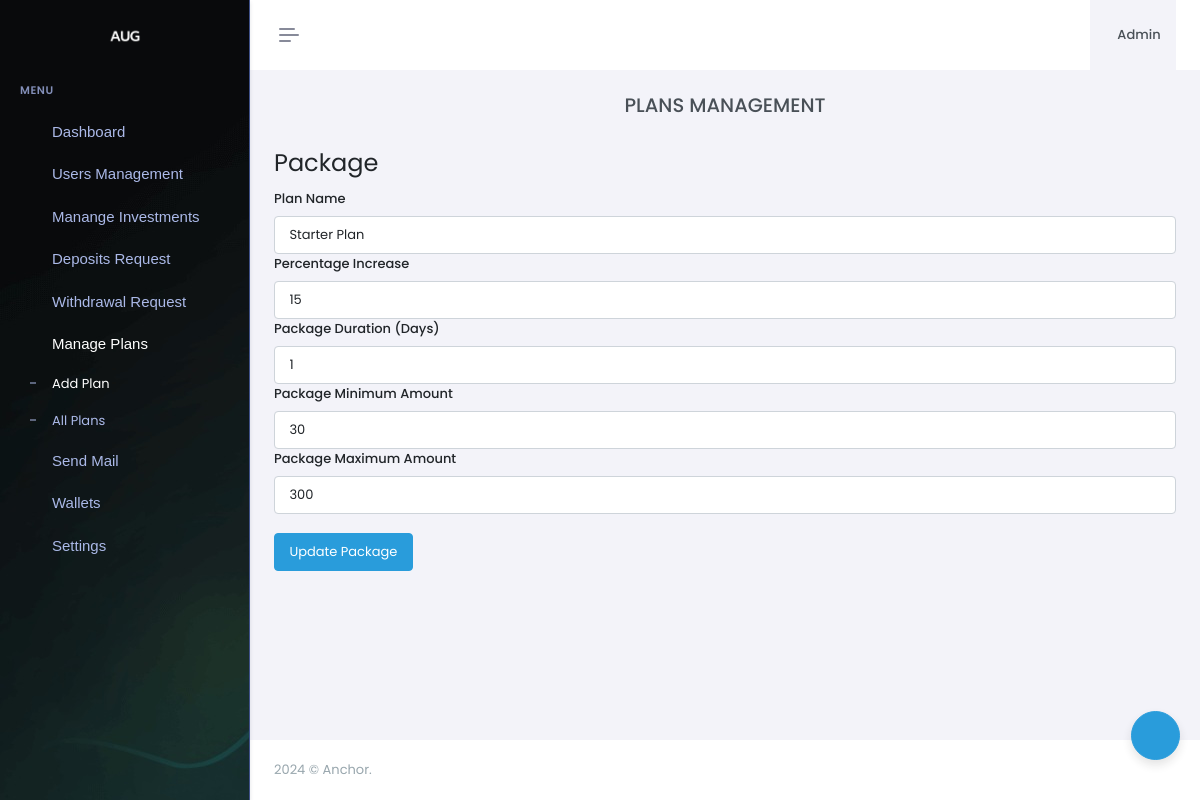
Page /uadmin/addpackages.php?id=5 (signed in) on the committed database.
### tables this page shows
CREATE TABLE `package1` (
  `id` int(6) NOT NULL,
  `pname` varchar(122) NOT NULL,
  `increase` double NOT NULL,
  `duration` int(11) NOT NULL,
  `min_amt` varchar(255) NOT NULL,
  `max_amt` varchar(255) NOT NULL
);

CREATE TABLE `settings` (
  `id` int(11) NOT NULL,
  `sitename` varchar(255) NOT NULL,
  `siteurl` varchar(255) NOT NULL,
  `sitemail` varchar(255) NOT NULL,
  `ref_bonus` varchar(255) NOT NULL,
  `btc_wallet` varchar(255) NOT NULL
);

### config/config.php (called while the page is built, shortened)
<?php
include 'db.php';
	$select = mysqli_query($link, "SELECT * FROM settings WHERE id = '1' ");
	if (mysqli_num_rows($select) > 0) {
		$row = mysqli_fetch_assoc($select);
		$sitename = $row['sitename'];
	}
?>

### config/functions.php (called while the page is built, shortened)
<?php
include 'config.php';
?>

### uadmin/addpackages.php (the view, shortened to what this page needs)
<?php
include 'header.php';
    $pdname = "";
   $pdincrease = "";
   $pdduration ="";
   $pdfroms = "";
   $pdtos = "";
   $vid = "";
?>
<div class="page-content">
    <div class="container-fluid">
    	<h4 align="center"><i class="fa fa-gears"></i> PLANS MANAGEMENT</h4>
	<?php
	  if(isset($_GET['id']) && $_GET['id'] !=''){
	    $vid= "yes";
	    $id = $link->real_escape_string( $_GET['id']);
	$sql1= "SELECT * FROM package1 WHERE id = '$id'";
	  $result1 = mysqli_query($link,$sql1);
	  if(mysqli_num_rows($result1) > 0){
	   $row = mysqli_fetch_assoc($result1);
	   $pdname = $row['pname'];
	   $pdincrease = $row['increase'];
	   $pdduration = $row['duration'];
	   $pdfroms = $row['min_amt'];
     $pdtos = $row['max_amt'];
	  }
	  }
	?>
	<form class="form-horizontal" action="addpackages.php" method="POST" >
           <legend>Package</legend>
     <div class="form-group">
       <label> Plan Name </label>
        <input type="text" name="pname" placeholder="Package Name" value="<?php echo $pdname;?>" class="form-control">
        </div>
       <div class="form-group">
       <label> Percentage Increase </label>
        <input type="text"  name="increase" placeholder="Percentage Increase" value="<?php echo $pdincrease;?>"  class="form-control">
      </div>
      <div class="form-group">
      <label> Package Duration (Days) </label>
        <input type="text"  name="duration" placeholder="Package Duration" value="<?php echo $pdduration;?>"  class="form-control">
      </div>
        <div class="form-group">
        <label> Package Minimum Amount </label>
        <input type="text"  name="froms" placeholder="Package Amount"  value="<?php echo $pdfroms;?>"  class="form-control">
        </div>
        <div class="form-group">
        <label> Package Maximum Amount </label>
        <input type="text"  name="tos" placeholder="Package Amount"  value="<?php echo $pdtos;?>"  class="form-control">
        </div>
        <br>
        <?php if($vid == ""){
          ?>
      <button style="" type="submit" class="btn btn-info" name="package11" >Add Package</button>
    <?php }else{?>
    <button style="" type="submit" class="btn btn-info" name="package11" >Update Package </button>
    <?php }?>
    </form>
    </div>
</div>
<?php
include 'footer.php';
?>

### uadmin/header.php (shortened to what this page needs)
<?php
include '../config/db.php';
include '../config/config.php';
include '../config/functions.php';
if (isset($_SESSION['adminid'])) {
        $email = $_SESSION['adminemail'];
        $query = mysqli_query($link, "SELECT * FROM admin WHERE email = '$email' ");
        if (mysqli_num_rows($query) > 0) {
            $row = mysqli_fetch_assoc($query);
            $aname = $row['name'];
        }
    }else{
        echo "<script>window.location.href = 'login.php' </script>";
    }
 ?>
<!doctype html>
<html lang="en" data-layout="vertical" data-topbar="light" data-sidebar="dark" data-sidebar-size="lg" data-sidebar-image="none">
<head>
    <link rel="stylesheet" href="../public/assets/libs/gridjs/theme/mermaid.min.css">
    <link href="../public/assets/libs/swiper/swiper-bundle.min.css" rel="stylesheet" type="text/css" />
    <link href="../public/assets/libs/jsvectormap/css/jsvectormap.min.css" rel="stylesheet" type="text/css" />
    <link href="../public/assets/css/bootstrap.min.css" rel="stylesheet" type="text/css" />
    <link href="../public/assets/css/icons.min.css" rel="stylesheet" type="text/css" />
    <link href="../public/assets/css/app.min.css" rel="stylesheet" type="text/css" />
    <link href="../public/assets/css/custom.min.css" rel="stylesheet" type="text/css" />
    <link rel="stylesheet" href="../public/cdn.datatables.net/1.11.5/css/dataTables.bootstrap5.min.css" />
    <link rel="stylesheet" href="../public/cdn.datatables.net/responsive/2.2.9/css/responsive.bootstrap.min.css" />
    <link rel="stylesheet" href="../public/cdn.datatables.net/buttons/2.2.2/css/buttons.dataTables.min.css">
</head>
<body>
    <div id="layout-wrapper">
        <header id="page-topbar">
    <div class="layout-width">
        <div class="navbar-header">
            <div class="d-flex">
                <button type="button" class="btn btn-sm px-3 fs-16 header-item vertical-menu-btn topnav-hamburger"
                    id="topnav-hamburger-icon">
                    <span class="hamburger-icon">
                        <span></span>
                        <span></span>
                        <span></span>
                    </span>
                </button>
            </div>
            <div class="d-flex align-items-center">
                <div class="dropdown ms-sm-3 header-item topbar-user">
                    <button type="button" class="btn" id="page-header-user-dropdown" data-bs-toggle="dropdown"
                        aria-haspopup="true" aria-expanded="false">
                        <span class="d-flex align-items-center">
                            <span class="text-start ms-xl-2">
                                <span class="d-none d-xl-inline-block ms-1 fw-medium user-name-text"><?php echo ucfirst($aname) ?></span>
                            </span>
                        </span>
                    </button>
                </div>
            </div>
        </div>
    </div>
</header>
        <div class="app-menu navbar-menu" style="background:url('login/auth.jpg')">
            <div class="navbar-brand-box">
                <a href="index.php" class="logo logo-light">
                    <span class="logo-lg">
                        <img src="../public/assets/images/logo-light.png" alt="" height="17">
                    </span>
                </a>
            </div>
            <div id="scrollbar">
                <?php include 'sidebar.php'; ?>
            </div>
            <div class="sidebar-background"></div>
        </div>
        <div class="main-content">

### uadmin/footer.php (shortened to what this page needs)
            <footer class="footer">
                <div class="container-fluid">
                    <div class="row">
                        <div class="col-sm-6">
                            <script>document.write(new Date().getFullYear())</script> © <?php echo $sitename ?>.
                        </div>
                                            </div>
                </div>
            </footer>
        </div>
    </div>
    <div class="customizer-setting d-none d-md-block">
        <div class="btn-info btn-rounded shadow-lg btn btn-icon btn-lg p-2" data-bs-toggle="offcanvas" data-bs-target="#theme-settings-offcanvas" aria-controls="theme-settings-offcanvas">
        </div>
    </div>
</body>
</html>

### rows in the picture
package1: pname "Starter Plan", increase "15", duration "1", froms "30", tos "300"
settings: sitename "Anchor"

### other values in the picture
$aname "Admin"
